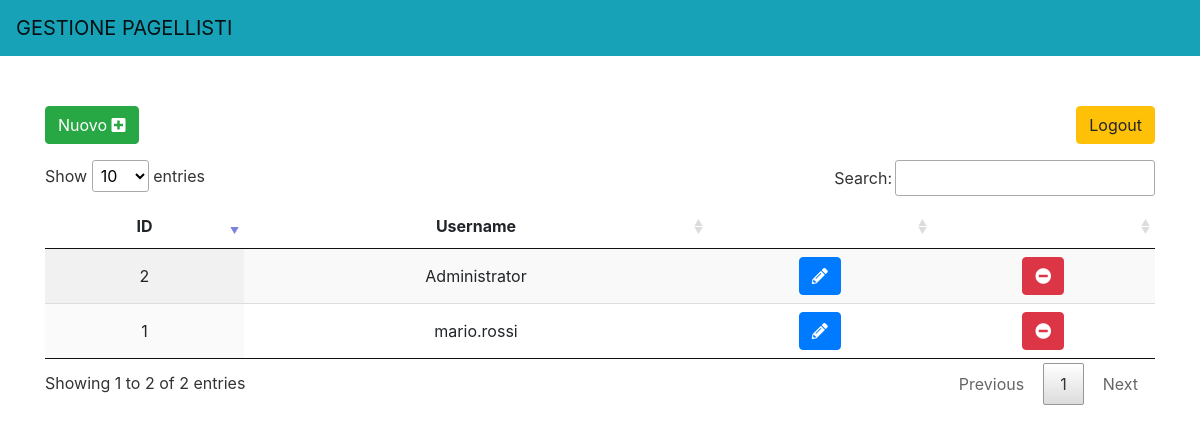
/Fantasoccer/GestionePagellisti/index.php (signed in), run on the app's committed database.
### tables this page shows
CREATE TABLE `pagellista` (
  `username` varchar(100) NOT NULL,
  `id_pagellista` int(11) NOT NULL,
  `password` varchar(100) NOT NULL
);

### Fantasoccer/Fantacalcio.php (called while the page is built, shortened)
<?php
class Fantacalcio
{
    public static function getListaPagellisti() {
        $conn = Database::getConnection();
        $query = "SELECT * FROM Pagellista";
        $stmt = $conn->prepare($query);
        $stmt->execute();
        $results = $stmt->fetchall();
        if (!empty($results)) {
            foreach($results as $result){
                $pagellista = array("username" => $result["username"], "id_pagellista" => $result["id_pagellista"]);
                $list[] = $pagellista;
            }
            return $list;
        } else {
            return NULL;
        }
    }
}

### Fantasoccer/GestionePagellisti/index.php (the view, shortened to what this page needs)
<?php
require_once('../Fantacalcio.php');
?>
<!doctype html>
<html lang="it">
<head>
    <link rel="stylesheet" href="../bootstrap-4.3.1/css/bootstrap.min.css">
    <link rel="stylesheet" type="text/css" href="../DataTables-1.10.23/datatables.min.css" />
    <link rel="stylesheet" href="https://pro.fontawesome.com/releases/v5.10.0/css/all.css"/>
</head>
<body>
    <div class="container">
        <div class="fixed-top">
            <nav class="navbar navbar-light bg-info">
                <a class="navbar-brand" href="#">GESTIONE PAGELLISTI</a>
            </nav>
        </div>
        <div style="margin-top:90px">
        <a class="btn btn-success mt-3 mb-3" href="./viewPagellista.new.php">Nuovo <i class="fas fa-plus-square"></i></a>
        <a class="btn btn-warning mt-3 mb-3 float-right" href="../logout.php?type=id_admin">Logout</a>
        <table id="list" class="display" style="width:100%">
        <thead>
            <tr>
                <th>ID</th>
                <th>Username</th>
                <th></th><th></th>
            </tr>
        </thead>
        <tbody>
<?php
    $list = Fantacalcio::getListaPagellisti();
    if (!(is_null($list)))  {
        foreach ($list as $pagellista) {
?>
<tr>
<td><?php echo($pagellista["id_pagellista"]) ?></td>
<td><?php echo($pagellista["username"])?></td>
<?php
       echo('<td><a class="btn btn-primary" href="./viewPagellista.update.php?id_pagellista='.$pagellista["id_pagellista"].'" role="button"><i class="fas fa-pencil-alt"></i></a></td>');
       echo '<td><a class="btn btn-danger" href="" onclick="passDataPagellista('.$pagellista["id_pagellista"].')" data-toggle="modal" data-target="#modalDelete" role="button"><i class="fas fa-minus-circle"></i></a></td>';
    ?>
</tr>
<?php
                                }
                            }
?>
</tbody>
</table>
<br><br><br><br>
                    </div>
    </div>
</body>
</html>

### data on the page
pagellista: id_pagellista "1", username "mario.rossi"
pagellista: id_pagellista "2", username "Administrator"
